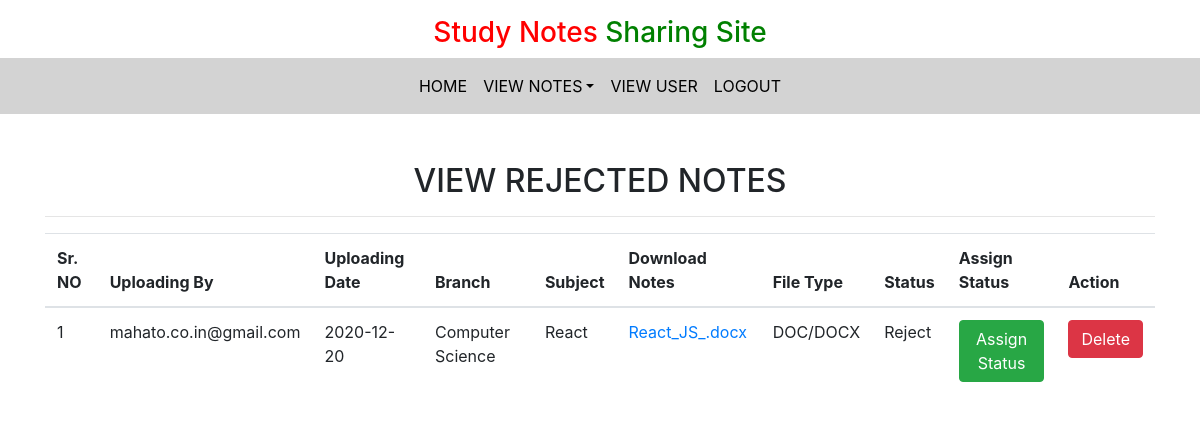
The page /rejected_notes/ (signed in) on the database its author committed.
### notes/models.py (models this page shows, shortened)
class Notes(models.Model):
    user = models.ForeignKey(User,on_delete=models.CASCADE)
    uploadingdate = models.CharField(max_length=30)
    branch = models.CharField(max_length=30)
    subject = models.CharField(max_length=30)
    notesfile = models.FileField(null=True)
    filetype = models.CharField(max_length=30)
    description = models.CharField(max_length=200, null=True)
    status = models.CharField(max_length=15)

### notes/views.py (the view)
# urls.py: path('rejected_notes/', views.rejected_notes, name='rejected_notes'),
def rejected_notes(request):
    if not request.user.is_authenticated:
        return redirect('login_admin')
    notes = Notes.objects.filter(status="Reject")
    d ={'notes':notes}
    return render(request, 'rejected_notes.html', d)

### notes/templates/rejected_notes.html
{% extends 'admin_nav.html' %}
{% load static %}
{% block body %}
<div class="container mt-5">
    <h2 class="text-center">VIEW REJECTED NOTES</h2>
    <hr>
    <table class="table table=bordered" id="myTable">
        <thead>
            <tr>
                <th>Sr. NO</th>
                <th>Uploading By</th>
                <th>Uploading Date</th>
                <th>Branch</th>
                <th>Subject</th>
                <th>Download Notes</th>
                <th>File Type</th>
                <th>Status</th>
                <th>Assign Status</th>
                <th>Action</th>
            </tr>
            {% for i in notes %}
            <tr>
                    <td>{{forloop.counter}}</td>
                    <td>{{i.user.username}}</td>
                    <td>{{i.uploadingdate}}</td>
                    <td>{{i.branch}}</td>
                    <td>{{i.subject}}</td>
                    <td><a href="{{i.notesfile.url}}" download>{{i.notesfile}}</a></td>
                    <td>{{i.filetype}}</td>
                    <td>{{i.status}}</td>
                    <td><a href="{% url 'assign_status' i.id %}" class="btn btn-success">Assign Status</a></td>
                    <td><a href="{% url 'delete_mynotes' i.id %}" class="btn btn-danger" onclick="return confirm('Are you Want to Delete')">Delete</a></td>
            </tr>
            {% endfor %}
        </thead>
    </table>
</div>
{% endblock %}

### rows shown on the page
Notes: user.username "mahato.co.in@gmail.com", uploadingdate "2020-12-20", branch "Computer Science", subject "React", notesfile "React_JS_.docx", filetype "DOC/DOCX", status "Reject"
